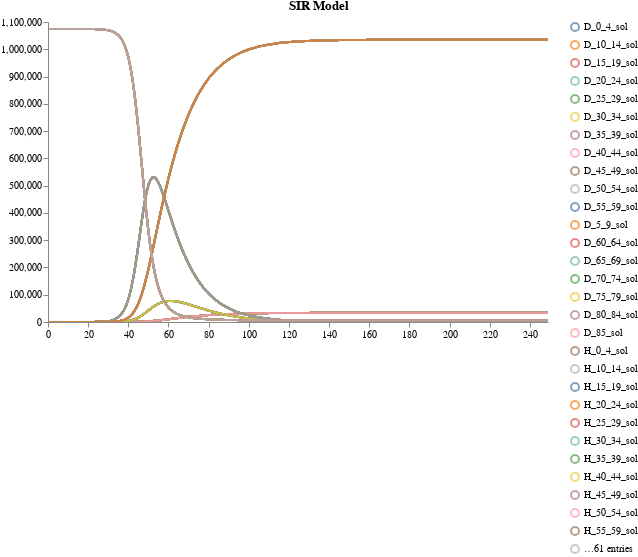

Notebook source saved alongside this figure:
### Code cell
plots.ipy_display(result["visual"])

### Figure 1 — Vega specification as saved in the notebook (floating-point values rounded to 4 significant figures; data arrays with more than 128 entries replaced by an {"elided": "..."} marker saying what was removed)
{"$schema": "https://vega.github.io/schema/vega/v5.json", "axes": [{"name": "x_axis", "orient": "bottom", "scale": "xscale", "zindex": 100}, {"name": "y_axis", "orient": "left", "scale": "yscale", "zindex": 100}], "data": [{"name": "distributions", "values": {"elided": "22500 records"}}, {"name": "traces", "transform": [{"expr": "isValid(datum.value)", "type": "filter"}], "values": []}, {"name": "points", "values": []}, {"name": "markers", "values": []}, {"name": "selected", "on": [{"remove": true, "trigger": "clear"}, {"remove": true, "trigger": "!shift"}, {"insert": "clicked", "trigger": "!shift && clicked"}, {"toggle": "clicked", "trigger": "shift && clicked"}]}], "height": 300, "legends": [{"encode": {"labels": {"interactive": true, "name": "legendLabel", "update": {"opacity": [{"test": "!length(data('selected')) || indata('selected', 'value', datum.value)", "value": 1}, {"value": 0.25}]}}, "symbols": {"interactive": true, "name": "legendSymbol", "update": {"fill": {"value": "transparent"}, "opacity": [{"test": "!length(data('selected')) || indata('selected', 'value', datum.value)", "value": 0.7}, {"value": 0.15}], "size": {"value": 64}, "strokeWidth": {"value": 2}}}}, "name": "color_legend", "stroke": "color"}], "marks": [{"from": {"facet": {"data": "points", "groupby": "trajectory", "name": "points_split"}}, "marks": [{"encode": {"hover": {"fillOpacity": {"value": 0.9}}, "update": {"fill": {"field": "trajectory", "scale": "color"}, "fillOpacity": [{"test": "!length(data('selected')) || indata('selected', 'value', datum.trajectory)", "value": 0.5}, {"value": 0.15}], "size": {"value": 10}, "stroke": {"field": "trajectory", "scale": "color"}, "strokeOpacity": [{"test": "!length(data('selected')) || indata('selected', 'value', datum.trajectory)", "value": 0.75}, {"value": 0.15}], "strokeWidth": {"value": 2}, "tooltip": {"field": "value"}, "x": {"field": "timepoint", "scale": "xscale"}, "y": {"field": "value", "scale": "yscale"}}}, "from": {"data": "points"}, "name": "_points_symbol", "type": "symbol", "zindex": 3}, {"encode": {"hover": {"fillOpacity": {"value": 0.9}}, "update": {"interpolate": {"value": "linear"}, "stroke": {"field": "trajectory", "scale": "color"}, "strokeOpacity": [{"test": "!length(data('selected')) || indata('selected', 'value', datum.trajectory)", "value": 0.3}, {"value": 0.1}], "strokeWidth": {"value": 2}, "x": {"field": "timepoint", "scale": "xscale"}, "y": {"field": "value", "scale": "yscale"}}}, "from": {"data": "points"}, "name": "_points_line", "type": "line", "zindex": 3}], "name": "_points", "type": "group", "zindex": 3}, {"from": {"facet": {"data": "traces", "groupby": "trajectory", "name": "traces_split"}}, "marks": [{"encode": {"hover": {"fillOpacity": {"value": 0.9}}, "update": {"interpolate": {"value": "linear"}, "stroke": {"field": "trajectory", "scale": "color"}, "strokeOpacity": [{"test": "!length(data('selected')) || indata('selected', 'value', datum.trajectory)", "value": 0.75}, {"value": 0.15}], "strokeWidth": {"value": 2}, "x": {"field": "timepoint", "scale": "xscale"}, "y": {"field": "value", "scale": "yscale"}}}, "from": {"data": "traces_split"}, "name": "_traces_lines", "type": "line"}], "name": "_traces", "type": "group", "zindex": 2}, {"from": {"facet": {"data": "distributions", "groupby": "trajectory", "name": "trajectory_split"}}, "marks": [{"encode": {"hover": {"fillOpacity": {"value": 0.9}}, "update": {"fill": {"field": "trajectory", "scale": "color"}, "fillOpacity": [{"test": "!length(data('selected')) || indata('selected', 'value', datum.trajectory)", "value": 0.5}, {"value": 0.15}], "interpolate": {"value": "linear"}, "stroke": {"field": "trajectory", "scale": "color"}, "strokeOpacity": [{"test": "!length(data('selected')) || indata('selected', 'value', datum.trajectory)", "value": 0.75}, {"value": 0.15}], "strokeWidth": {"value": 2}, "x": {"field": "timepoint", "scale": "xscale"}, "y": {"field": "upper", "scale": "yscale"}, "y2": {"field": "lower", "scale": "yscale"}}}, "from": {"data": "trajectory_split"}, "type": "area"}], "name": "_distributions", "type": "group", "zindex": 1}, {"marks": [{"encode": {"enter": {"stroke": {"value": "lightgray"}}, "update": {"opacity": {"value": 1}, "x": {"field": "timepoint", "scale": "xscale"}, "y": {"signal": "height"}, "y2": {"value": 0}}}, "from": {"data": "markers"}, "name": "_marker text", "type": "rule"}, {"encode": {"enter": {"fontSize": {"value": 8}, "text": {"field": "datum.label"}, "y": {"value": 0}}}, "from": {"data": "_marker text"}, "name": "_marker flags", "transform": [{"as": ["x", "_y", "opacity", "align", "baseline"], "lineAnchor": "start", "offset": [1], "size": {"signal": "[width, height]"}, "type": "label"}], "type": "text"}], "name": "_markers", "type": "group"}], "scales": [{"domain": {"fields": [{"data": "distributions", "field": "timepoint"}, {"data": "traces", "field": "timepoint"}, {"data": "points", "field": "timepoint"}, {"data": "markers", "field": "timepoint"}]}, "name": "xscale", "range": "width", "type": "linear", "zero": false}, {"domain": {"fields": [{"data": "distributions", "field": "lower"}, {"data": "distributions", "field": "upper"}, {"data": "traces", "field": "value"}, {"data": "points", "field": "value"}]}, "name": "yscale", "nice": true, "range": "height", "type": "linear", "zero": true}, {"domain": {"fields": [{"data": "distributions", "field": "trajectory"}, {"data": "traces", "field": "trajectory"}, {"data": "points", "field": "trajectory"}]}, "name": "color", "range": "category", "type": "ordinal"}], "signals": [{"name": "clear", "on": [{"events": "mouseup[!event.item]", "force": true, "update": "true"}], "value": true}, {"name": "shift", "on": [{"events": "@legendSymbol:click, @legendLabel:click", "force": true, "update": "event.shiftKey"}], "value": false}, {"name": "clicked", "on": [{"events": "@legendSymbol:click, @legendLabel:click", "force": true, "update": "{value: datum.value}"}], "value": null}], "title": "SIR Model", "width": 500}
